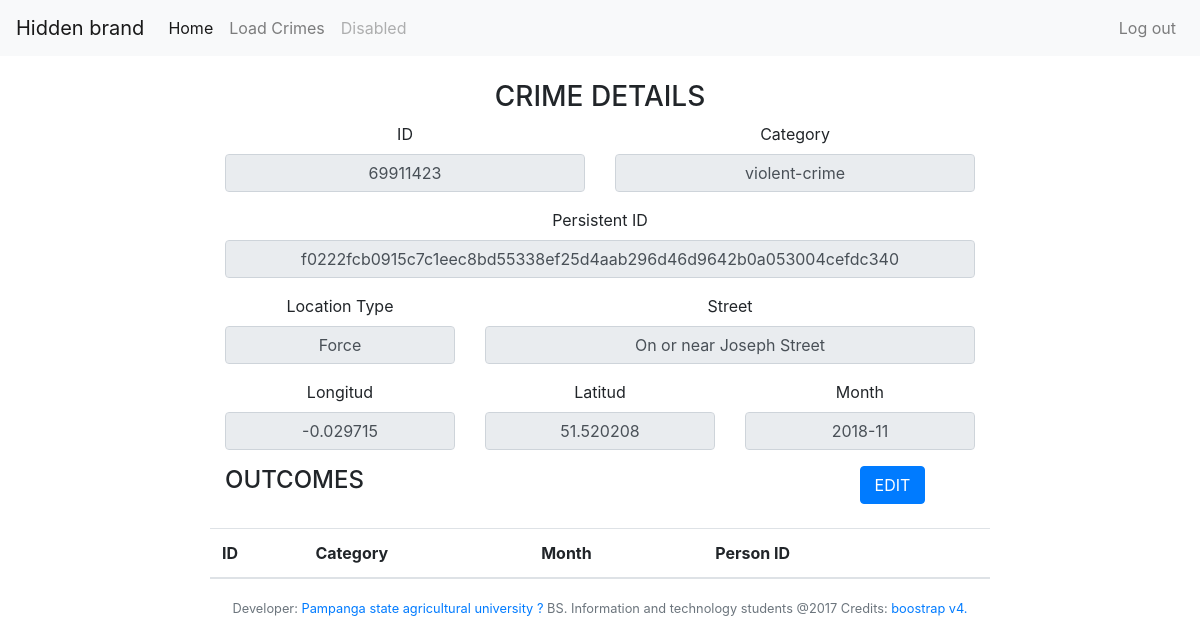
The page /edit/69911423 (signed in) on the database its author committed.
### crimeClasses.py (models this page shows, shortened)
class streetLevelCrimes(Base):
    __tablename__ = "streetLevelCrimes"
    id = Column(Integer, primary_key=True)
    category_id = Column(String)
    location_type = Column(String)
    latitude = Column(String)
    longitude = Column(String)
    street_id = Column(String)
    street_name = Column(String)
    context = Column(String)
    outcome_status = Column(String)
    persistent_id = Column(String)
    location_subtype = Column(String)
    month = Column(String)

### main.py (the view)
@app.route('/edit/<id>', methods=['GET','POST'])
def editCrime(id):
    if request.method == 'POST':
        if request.form['_method']=='put':
            crime = {}
            crime['id'] = id
            crime['category'] = request.form['category']
            crime['location_type'] = request.form['location_type']
            crime['latitude'] = request.form['latitude']
            crime['longitude'] = request.form['longitude']
            crime['street_name'] = request.form['street_name']
            crime['month'] = request.form['month']
            response = requests.put('http://localhost:5000/put', data=crime)
            if response.content:
                crimeDetails = task.getStreestLevelCrimesId(id)
                persistent_id = crimeDetails[0].persistent_id
                crimeOutcomes = task.getCrimesOutcome(persistent_id)
        else:
            if 'usr' in session:
                outcomeId = request.form['value']
                response = requests.delete('http://localhost:5000/delete', data={'id':outcomeId})
                crimeDetails = task.getStreestLevelCrimesId(int(response.content))
                persistent_id = crimeDetails[0].persistent_id
                count = task.countCrimesOutcome(persistent_id)
                if count > 0:
                    crimeOutcomes = task.getCrimesOutcome(persistent_id)
                else:
                    task.loadCrimesOutcome(persistent_id)
                    crimeOutcomes = task.getCrimesOutcome(persistent_id)
            else:
                return  redirect(url_for('login'))
    else:
        if 'usr' in session:
            crimeDetails = task.getStreestLevelCrimesId(id)
            persistent_id = crimeDetails[0].persistent_id
            count = task.countCrimesOutcome(persistent_id)
            if count > 0:
                crimeOutcomes = task.getCrimesOutcome(persistent_id)
            else:
                task.loadCrimesOutcome(persistent_id)
                crimeOutcomes = task.getCrimesOutcome(persistent_id)
        else:
            return  redirect(url_for('login'))
    return render_template('editCrime.html', crime={'details':crimeDetails,'outcomes':crimeOutcomes})

### task.py (called while the page is built)
def getStreestLevelCrimesId(id1):
    result = session.query(crimeClasses.streetLevelCrimes).filter_by(id=id1)
    return result

def getCrimesOutcome(id):
    result = session.query(crimeClasses.outcomesCrimes).filter_by(persistent_id=id).all()
    return result

def countCrimesOutcome(id):
    count = session.query(crimeClasses.outcomesCount).filter_by(persistent_id=id).count()
    return count

### templates/editCrime.html (shortened to what this page needs)
{% extends 'base.html' %}
{% block content %}
	<div class="container-fluid">
			<div class="row" class="custom-centered">
				<div class="col align-self-center">
                    <center>
                        <form role="form" method="post" action="#" class="col-md-8" id="editCrime">
                            <fieldset>
                                <h3 class="text-uppercase pull-center">CRIME DETAILS</h3>
                                {% for i in crime['details'] %}
                                    <div class="row">
                                        <div class="form-group col-md-6">
                                            <label for="id">ID</label>
                                            <input type="text" name="id" id="id" class="form-control input-lg text-center" value='{{i.id}}' disabled>
                                        </div>
                                        <div class="form-group col-md-6">
                                            <label for="category">Category</label>
                                            <input type="text" name="category" id="category" class="form-control input-lg text-center edit" value='{{i.category_id}}' disabled>
                                        </div>
                                    </div>
                                    <div class="row">
                                        <div class="form-group col-md-12">
                                            <label for="persistent_id">Persistent ID</label>
                                            <input type="text" name="persistent_id" id="persistent_id" class="form-control input-lg text-center" value='{{i.persistent_id}}' disabled>
                                        </div>
                                    </div>
                                    <div class="row">
                                        <div class="form-group col-md-4">
                                            <label for="location_type">Location Type</label>
                                            <input type="text" name="location_type" id="location_type" class="form-control input-lg text-center edit" value='{{i.location_type}}' disabled>
                                        </div>
                                        <div class="form-group col-md-8">
                                            <label for="street_name">Street</label>
                                            <input type="text" name="street_name" id="street_name" class="form-control input-lg text-center edit" value='{{i.street_name}}' disabled>
                                        </div>
                                    </div>
                                    <div class="row">
                                        <div class="form-group col-md-4">
                                            <label for="longitud">Longitud</label>
                                            <input type="text" name="longitude" id="longitude" class="form-control input-lg text-center edit" value='{{i.longitude}}' disabled>
                                        </div>
                                        <div class="form-group col-md-4">
                                            <label for="latitude">Latitud</label>
                                            <input type="text" name="latitude" id="latitude" class="form-control input-lg text-center edit" value='{{i.latitude}}' disabled>
                                        </div>
                                        <div class="form-group col-md-4">
                                            <label for="month">Month</label>
                                            <input type="text" name="month" id="month" class="form-control input-lg text-center edit" value='{{i.month}}' disabled>
                                        </div>
                                    </div>
                                {% endfor %}
                                <div class="row">
                                    <h4 class="text-uppercase col-md-10" style="text-align: left;"> OUTCOMES</h4>
                                    <input type="button" class="btn btn-md btn-primary col-md-1" id="editOutcomes" value="EDIT">
                                </div>
                                <br>
                        </form>
                                <div class="row">
                                    <table class="table table-striped col-md-12">
                                        <thead>
                                            <tr>
                                                <th scope="col">ID</th>
                                                <th scope="col">Category</th>
                                                <th scope="col">Month</th>
                                                <th scope="col">Person ID</th>
                                                <th scope="col"></th>
                                            </tr>
                                        </thead>
                                    </table>
                                </div>
                    </center>
				</div>
			</div>
		</div>
		<p class="text-center">
			<small id="passwordHelpInline" class="text-muted"> Developer:<a href="http://www.psau.edu.ph/"> Pampanga state agricultural university ?</a> BS. Information and technology students @2017 Credits: <a href="https://v4-alpha.getbootstrap.com/">boostrap v4.</a></small>
		</p>
{% endblock %}

### rows shown on the page
streetLevelCrimes: id "69911423", category "violent-crime", persistent_id "f0222fcb0915c7c1eec8bd55338ef25d4aab296d46d9642b0a053004cefdc340", location_type "Force", street_name "On or near Joseph Street", longitude "-0.029715", latitude "51.520208", month "2018-11"
